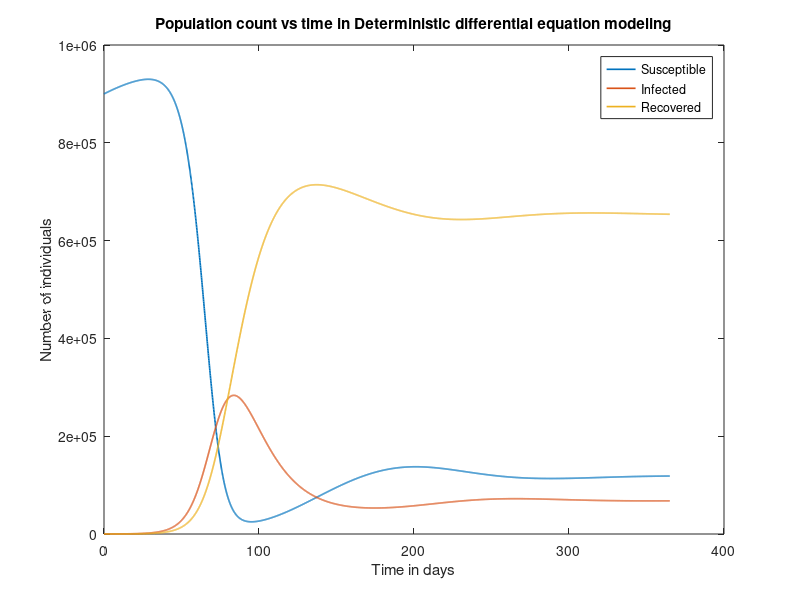

Write MATLAB code to recreate this figure.
close all;
clear all;
total = 365;
dt = 0.1;
N = 1000000;
mu = 0.002;
beta = 0.6;
e = 1 / 14;
y = 1 / 15;
d =  1 / 60;
p = 1 / 200;
iter = total / dt + 1;
t = zeros(iter, 1);
M = zeros(iter, 1);
S = zeros(iter, 1);
E = zeros(iter, 1);
I = zeros(iter, 1);
R = zeros(iter, 1);
S(1) = 0.9 * N;
I(1) = 100;
M(1) = N - S(1) - I(1);
for i = 2 : iter
    N = M(i - 1) + S(i - 1) + E(i - 1) + I(i - 1) + R(i - 1);
    M(i) = M(i - 1) + dt * (mu * (N - S(i - 1)) - (d + mu) * M(i - 1));
    S(i) = S(i - 1) + dt * (mu * S(i - 1) - mu * S(i - 1) + d * M(i - 1) - beta * S(i - 1) * I(i - 1) / N + p * R(i - 1));
    E(i) = E(i - 1) + dt * (beta * S(i - 1) * I(i - 1) / N - (e + mu) * E(i - 1));
    I(i) = I(i - 1) + dt * (e * E(i - 1) - (y + mu) * I(i - 1));
    R(i) = R(i - 1) + dt * (y * I(i - 1) - (p + mu) * R(i - 1));
    t(i) = t(i - 1) + dt;
end;
% plot(t, M, 'Linewidth', 1.2);
% hold on;
plot(t, S, 'Linewidth', 1.2);
hold on;
% plot(t, E, 'Linewidth', 1.2);
% hold on;
plot(t, I, 'Linewidth', 1.2);
hold on;
plot(t, R, 'Linewidth', 1.2);
title('Population count vs time in Deterministic differential equation modeling');
legend('Susceptible', 'Infected', 'Recovered');
xlabel('Time in days');
ylabel('Number of individuals');